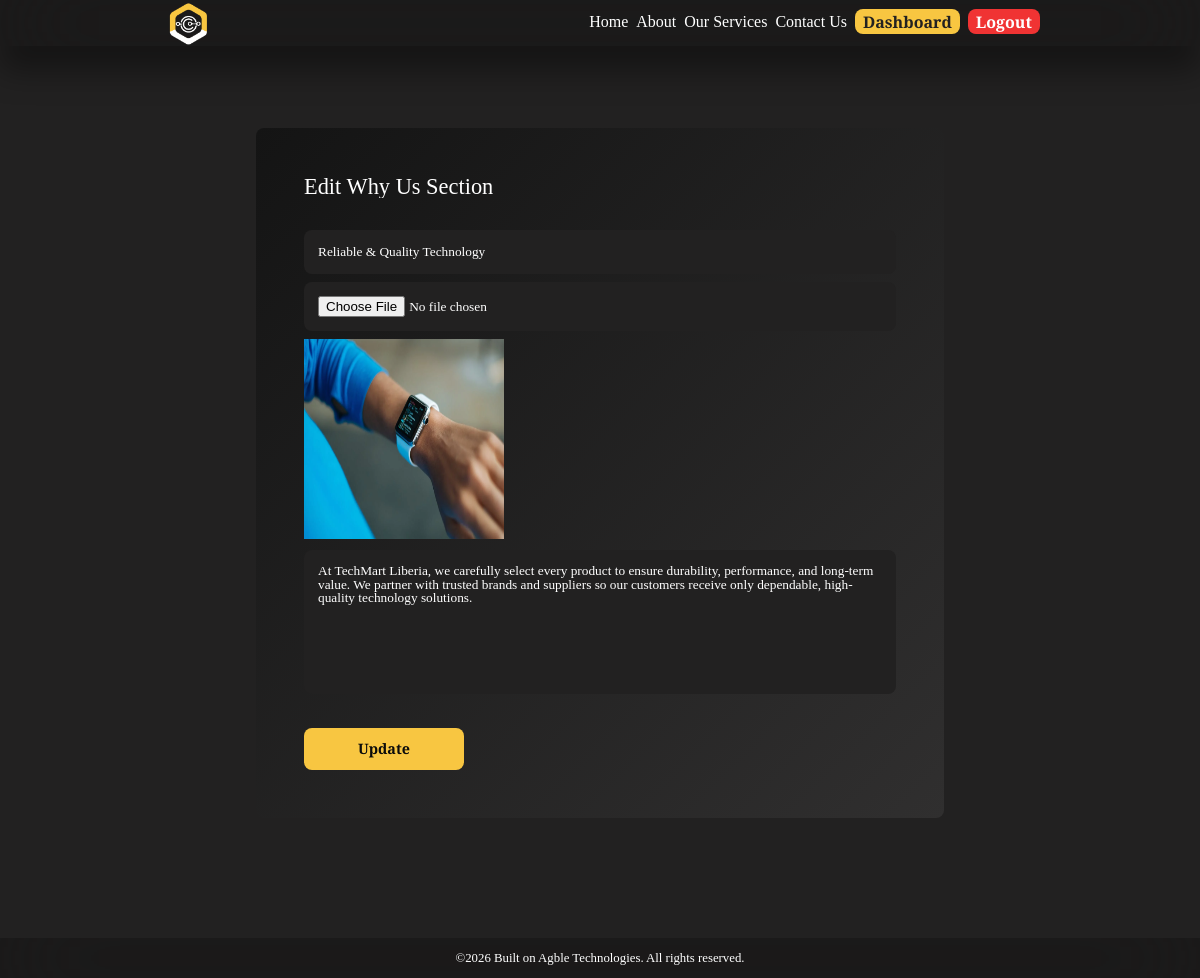
Screenshot of /edit_admin_why_us/6/ (signed in) with the database file from the repository.
### main/models.py (models this page shows, shortened)
class why_us(models.Model):
    why_us_icon = models.ImageField(upload_to=image_upload_path)
    why_us_title = models.TextField(max_length=60)
    why_us_desc = models.TextField(max_length=500)
    mandatory_field = models.CharField(max_length=20, blank=True)

### main/views.py (the view, shortened to what this page needs)
# urls.py: path('edit_admin_why_us/<int:why_us_id>/', views.edit_admin_why_us, name='edit_admin_why_us'),
@login_required
def edit_admin_why_us(request, why_us_id):
    why = why_us.objects.get(pk=why_us_id)
    return render(request, 'main/edit_admin_why_us.html', {'why': why})

### main/templates/main/edit_admin_why_us.html (shortened to what this page needs)
{% extends 'main/layout.html' %}
{% load static %}
{% block content %}
<div class="form_field">
    <h2>Edit Why Us Section</h2>
    <form method="post" enctype="multipart/form-data">
        <input type="text" name="why_us_title" id="why_us_title" maxlength="60" value="{{ why.why_us_title }}"
            placeholder="Enter Why Us Title" required>
        <input type="file" name="why_us_icon" id="why_us_icon">
        {% if why.why_us_icon %}
        <div class="image_preview">
            <img src="{{ why.why_us_icon.url }}" alt="Current Icon Preview" width=200 height=200 />
        </div>
        {% endif %}
        <textarea name="why_us_desc" id="why_us_desc" maxlength="500" placeholder="Enter Why Us Description"
            required>{{ why.why_us_desc }}</textarea>
        <input type="submit" class="submit" value="Update">
</div>
{% endblock %}

### main/static/main/css/styles.css (style rules this page uses)
:root { --default_bg: #222121; --deep_bg: #0b0b0b; --color_gold: #f8c641; --text_color: #ffffff; --text_color_variant: rgb(71, 71, 71); --color_danger: #f03333; --nav_bg: rgba(0, 0, 0, 0.2); --transition: all 300ms ease; --box_shadow: 0 1.5rem 2rem rgba(0, 0, 0, 0.4); --border_radius: 0.5rem; }
h2 { font-size: 1.4rem; }
body { background-color: var(--default_bg); }
.contact-form form input, form textarea { width: 100%; padding: 14px; background: var(--default_bg); color: var(--text_color); border: none; outline: none; border-radius: var(--border_radius); margin-bottom: 0.6rem; transition: var(--transition); resize: none; }
.form_field { margin: 5rem 6rem; background: linear-gradient(135deg, #141414, #302f2f, #1e1c1c); background-size: 200% 200%; animation: smoothShift 20s ease-in-out infinite; padding: 3rem; border-radius: var(--border_radius); display: grid; gap: 2rem; }
.form_field form { display: grid; gap: 0.5rem; width: 100%; }
.form_field form input { width: 100%; padding: 14px; background: var(--default_bg); color: var(--text_color); border: none; outline: none; border-radius: var(--border_radius); transition: var(--transition); }
.form_field form .submit { display: inline-block; font-size: 0.9rem; font-weight: 900; background: var(--color_gold); color: var(--deep_bg); width: 10rem; transition: var(--transition); margin-top: 1rem; }
#hero_text_body, #service_description, #about_hero_text_body, #why_us_desc { width: 100%; height: 9rem; }

### rows the page displays
why_us: why_us_title "Reliable & Quality Technology", why_us_icon (picture), why_us_desc "At TechMart Liberia, we carefully select every product to ensure durability, performance, and long-term value. We partner with trusted brands and suppliers so our customers receive only dependable, high-quality technology solutions."
